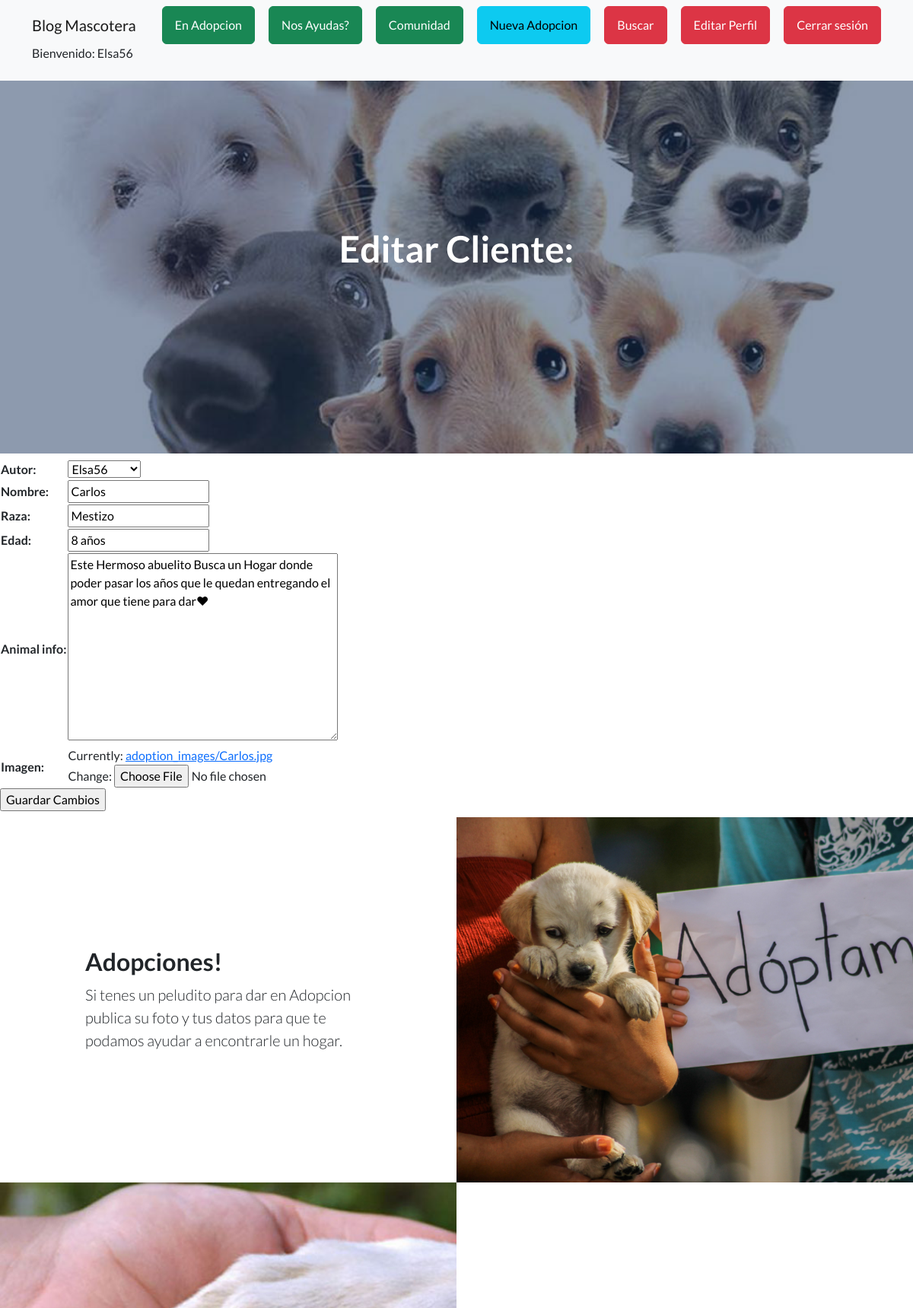
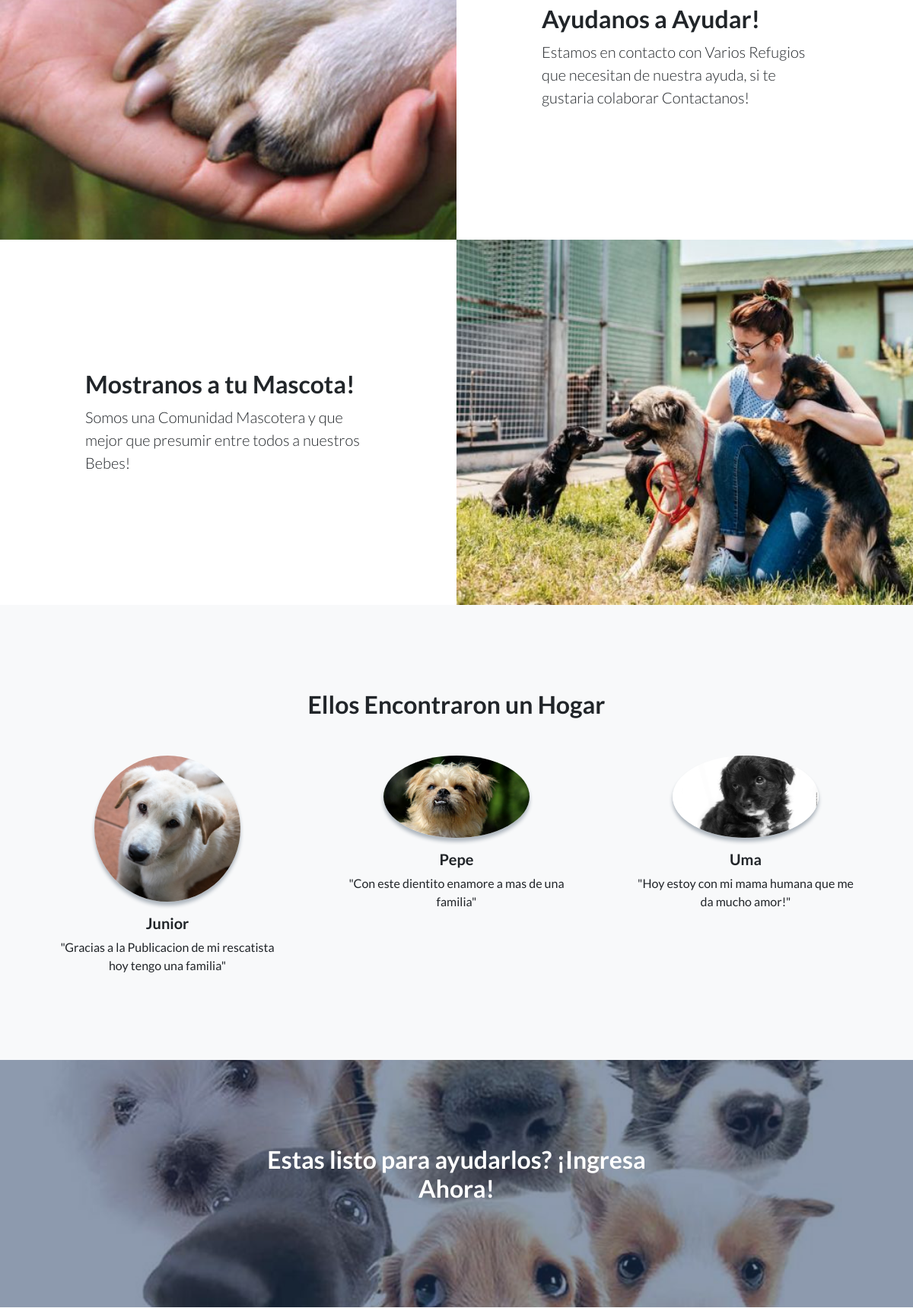
The app's page /AppInicio/editarAdopcion/10 (signed in, upper part) with its own data (2 pictures, top to bottom).
### AppInicio/models.py (models this page shows, shortened)
class Adopcion(models.Model):
    autor = models.ForeignKey(User, on_delete=models.CASCADE)
    nombre = models.CharField(max_length=200)
    raza = models.CharField(max_length=200,default='desconocida')
    edad = models.CharField(max_length=10, default='1')
    animal_info = models.TextField()
    imagen = models.ImageField(upload_to='adoption_images/')
    fecha_creacion = models.DateTimeField(auto_now_add=True)

### AppInicio/views.py (the view)
# urls.py: path('editarAdopcion/<int:id>', editarAdopcion, name='editarAdopcion'),
@login_required
def editarAdopcion(request, id):
    adopcion = get_object_or_404(Adopcion, id=id)
    if adopcion.autor != request.user:
        return HttpResponse("No tienes permiso para editar esta publicación.")
    if request.method == 'POST':
        formulario = AdopcionForm(request.POST, request.FILES, instance=adopcion)
        if formulario.is_valid():
            adopcion = formulario.save(commit=False)
            adopcion.autor = request.user
            adopcion.save()
            return redirect('AppInicio:adopcion_detalle', adopcion_id=id)
    else:
        formulario = AdopcionForm(instance=adopcion)
    return render(request, 'AppInicio/editarAdopcion.html', {'formulario': formulario, 'adopcion': adopcion})

### AppInicio/forms.py
class AdopcionForm(forms.ModelForm):
    class Meta:
        model = Adopcion
        fields = ('autor','nombre', 'raza', 'edad', 'animal_info', 'imagen')

### AppInicio/templates/AppInicio/editarAdopcion.html (shortened to what this page needs)
{% extends "AppInicio/padre.html" %}
{% load static %}
{% block titulo %}
Editar Cliente: {{ cliente }}
{% endblock %}
{% block contenido %}
<form action="{% url 'AppInicio:editarAdopcion' adopcion.id  %}"  method="POST"> {% csrf_token %}
  <table>
    {{ formulario.as_table }}
  </table>
  <input type="submit" value="Guardar Cambios">
{% endblock %}

### AppInicio/templates/AppInicio/padre.html (shortened to what this page needs)
<!DOCTYPE html>
<html lang="en">
    <head>
        {% load static %}
        <link href="https://cdn.jsdelivr.net/npm/bootstrap-icons@1.5.0/font/bootstrap-icons.css" rel="stylesheet" type="text/css" />
        <link href="{% static 'AppInicio/css/styles.css' %}" rel="stylesheet" />
    </head>
    <body>
        <nav class="navbar navbar-light bg-light static-top">
            <div class="container">
                <a class="navbar-brand" href="{% url 'AppInicio:home' %}">Blog Mascotera</a>
                <a class="btn btn-success" href="{% url 'AppInicio:adopcion_lista' %}">En Adopcion</a>
                <a class="btn btn-success" href="{% url 'AppInicio:ayuda_lista' %}">Nos Ayudas?</a>
                <a class="btn btn-success" href="{% url 'AppInicio:pet_lista' %}">Comunidad</a>
                {% if user.is_authenticated %}
                <a class="btn btn-info" href="{% url 'AppInicio:adopcion_nuevo' %}">Nueva Adopcion</a>
                <a class="btn btn-danger" href="{% url 'AppInicio:busqueda_adopcion' %}">Buscar</a>
                <a class="btn btn-danger" href="{% url 'AppInicio:editarPerfil' %}">Editar Perfil</a>
                <a class="btn btn-danger" href="{% url 'AppInicio:logout' %}">Cerrar sesión</a>
                <p> Bienvenido: {{ user.username }}</p>
            {% else %}
                <a class="btn btn-success" href="{% url 'AppInicio:login' %}">Ingresar</a>
                <a class="btn btn-success" href="{% url 'AppInicio:register' %}">Registrarse</a>
                {% endif %}
            </div>
        </nav>
        <header class="masthead">
            <div class="container position-relative">
                <div class="row justify-content-center">
                    <div class="col-xl-6">
                        <div class="text-center text-white">
                            <h1 class="mb-5">{% block titulo %}    {% endblock  %}</h1>
                        </div>
                    </div>
                </div>
            </div>
        </header>
        {% block contenido %}
        {% endblock %}
        <section class="showcase">
            <div class="container-fluid p-0">
                <div class="row g-0">
                    <div class="col-lg-6 order-lg-2 text-white showcase-img" style="background-image: url('/static/AppInicio/assets/img/Cachorros-1.jpg')"></div>
                    <div class="col-lg-6 order-lg-1 my-auto showcase-text">
                        <h2>Adopciones!</h2>
                        <p class="lead mb-0">Si tenes un peludito para dar en Adopcion publica su foto y tus datos para que te podamos ayudar a encontrarle un hogar.</p>
                    </div>
                </div>
                <div class="row g-0">
                    <div class="col-lg-6 text-white showcase-img" style="background-image: url('/static/AppInicio/assets/img/Animales-de-la-calle-como-ayudar.jpg')"></div>
                    <div class="col-lg-6 my-auto showcase-text">
                        <h2>Ayudanos a Ayudar!</h2>
                        <p class="lead mb-0">Estamos en contacto con Varios Refugios que necesitan de nuestra ayuda, si te gustaria colaborar Contactanos!</p>
                    </div>
                </div>
                <div class="row g-0">
                    <div class="col-lg-6 order-lg-2 text-white showcase-img" style="background-image:url('/static/AppInicio/assets/img/perrito4.jpg')"></div>
                    <div class="col-lg-6 order-lg-1 my-auto showcase-text">
                        <h2>Mostranos a tu Mascota!</h2>
                        <p class="lead mb-0">Somos una Comunidad Mascotera y que mejor que presumir entre todos a nuestros Bebes!</p>
                    </div>
                </div>
            </div>
        </section>
        <section class="testimonials text-center bg-light">
            <div class="container">
                <h2 class="mb-5">Ellos Encontraron un Hogar</h2>
                <div class="row">
                    <div class="col-lg-4">
                        <div class="testimonial-item mx-auto mb-5 mb-lg-0">
                            <img class="img-fluid rounded-circle mb-3" src="\static\AppInicio\assets\img\perrito1.jpg" alt="..." />
                            <h5>Junior</h5>
                            <p class="font-weight-light mb-0">"Gracias a la Publicacion de mi rescatista hoy tengo una familia"</p>
                        </div>
                    </div>
                    <div class="col-lg-4">
                        <div class="testimonial-item mx-auto mb-5 mb-lg-0">
                            <img class="img-fluid rounded-circle mb-3" src="\static\AppInicio\assets\img\perrito2.jpg" alt="..." />
                            <h5>Pepe</h5>
                            <p class="font-weight-light mb-0">"Con este dientito enamore a mas de una familia"</p>
                        </div>
                    </div>
                    <div class="col-lg-4">
                        <div class="testimonial-item mx-auto mb-5 mb-lg-0">
                            <img class="img-fluid rounded-circle mb-3" src="\static\AppInicio\assets\img\perrito3.jpg" alt="..." />
                            <h5>Uma</h5>
                            <p class="font-weight-light mb-0">"Hoy estoy con mi mama humana que me da mucho amor!"</p>
                        </div>
                    </div>
                </div>
            </div>
        </section>
        <section class="call-to-action text-white text-center" id="signup">
            <div class="container position-relative">
                <div class="row justify-content-center">
                    <div class="col-xl-6">
                        <h2 class="mb-4">Estas listo para ayudarlos? ¡Ingresa Ahora!
                        </h2>
                        </form>
    </body>
</html>

### records on screen
Adopcion: autor "Elsa56", nombre "Carlos", raza "Mestizo", edad "8 años", animal_info "Este Hermoso abuelito Busca un Hogar donde poder pasar los años que le quedan entregando el amor que tiene para dar❤"

### other values on screen
{{ user.username }} "Elsa56"
